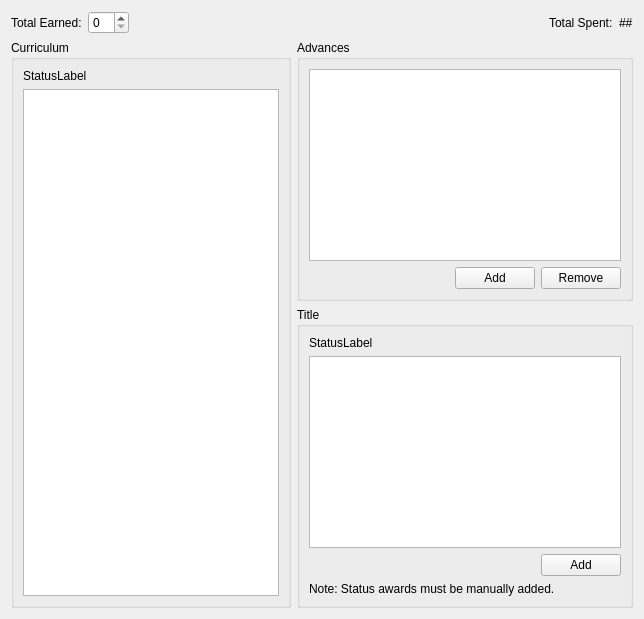
        <widget class="QWidget" name="tab_2">
         <attribute name="title">
          <string>Advancement</string>
         </attribute>
         <layout class="QGridLayout" name="gridLayout_5">
          <item row="0" column="0" colspan="2">
           <layout class="QHBoxLayout" name="horizontalLayout_5">
            <item>
             <widget class="QLabel" name="label_25">
              <property name="text">
               <string>Total Earned:</string>
              </property>
             </widget>
            </item>
            <item>
             <widget class="QSpinBox" name="xpSpinBox"/>
            </item>
            <item>
             <spacer name="horizontalSpacer_7">
              <property name="orientation">
               <enum>Qt::Horizontal</enum>
              </property>
              <property name="sizeHint" stdset="0">
               <size>
                <width>40</width>
                <height>20</height>
               </size>
              </property>
             </spacer>
            </item>
            <item>
             <widget class="QLabel" name="label_13">
              <property name="text">
               <string>Total Spent:</string>
              </property>
             </widget>
            </item>
            <item>
             <widget class="QLabel" name="xpSpentLabel">
              <property name="text">
               <string>##</string>
              </property>
             </widget>
            </item>
           </layout>
          </item>
          <item row="1" column="0" rowspan="2">
           <widget class="QGroupBox" name="groupBox_5">
            <property name="title">
             <string>Curriculum</string>
            </property>
            <layout class="QGridLayout" name="gridLayout_2">
             <item row="1" column="0">
              <widget class="QTableView" name="curriculum_tableView">
               <property name="font">
                <font>
                 <pointsize>9</pointsize>
                </font>
               </property>
               <property name="editTriggers">
                <set>QAbstractItemView::NoEditTriggers</set>
               </property>
               <property name="selectionMode">
                <enum>QAbstractItemView::SingleSelection</enum>
               </property>
               <property name="selectionBehavior">
                <enum>QAbstractItemView::SelectRows</enum>
               </property>
               <attribute name="horizontalHeaderStretchLastSection">
                <bool>true</bool>
               </attribute>
               <attribute name="verticalHeaderVisible">
                <bool>false</bool>
               </attribute>
              </widget>
             </item>
             <item row="0" column="0">
              <widget class="QLabel" name="curric_status_label">
               <property name="text">
                <string>StatusLabel</string>
               </property>
              </widget>
             </item>
            </layout>
           </widget>
          </item>
          <item row="1" column="1">
           <widget class="QGroupBox" name="groupBox_7">
            <property name="title">
             <string>Advances</string>
            </property>
            <layout class="QGridLayout" name="gridLayout_4">
             <item row="1" column="0">
              <spacer name="horizontalSpacer">
               <property name="orientation">
                <enum>Qt::Horizontal</enum>
               </property>
               <property name="sizeHint" stdset="0">
                <size>
                 <width>140</width>
                 <height>20</height>
                </size>
               </property>
              </spacer>
             </item>
             <item row="1" column="1">
              <widget class="QPushButton" name="addadvance_button">
               <property name="text">
                <string>Add</string>
               </property>
              </widget>
             </item>
             <item row="1" column="2">
              <widget class="QPushButton" name="remove_pushButton">
               <property name="text">
                <string>Remove</string>
               </property>
              </widget>
             </item>
             <item row="0" column="0" colspan="3">
              <widget class="QTableView" name="advance_tableView">
               <property name="font">
                <font>
                 <pointsize>9</pointsize>
                </font>
               </property>
               <property name="editTriggers">
                <set>QAbstractItemView::NoEditTriggers</set>
               </property>
               <property name="selectionMode">
                <enum>QAbstractItemView::SingleSelection</enum>
               </property>
               <property name="selectionBehavior">
                <enum>QAbstractItemView::SelectRows</enum>
               </property>
               <attribute name="horizontalHeaderStretchLastSection">
                <bool>true</bool>
               </attribute>
               <attribute name="verticalHeaderVisible">
                <bool>false</bool>
               </attribute>
               <attribute name="verticalHeaderStretchLastSection">
                <bool>false</bool>
               </attribute>
              </widget>
             </item>
            </layout>
           </widget>
          </item>
          <item row="2" column="1">
           <widget class="QGroupBox" name="groupBox_6">
            <property name="title">
             <string>Title</string>
            </property>
            <layout class="QGridLayout" name="gridLayout_3">
             <item row="0" column="0" colspan="2">
              <widget class="QLabel" name="title_status_label">
               <property name="text">
                <string>StatusLabel</string>
               </property>
              </widget>
             </item>
             <item row="1" column="0" colspan="2">
              <widget class="QTableView" name="title_tableview">
               <property name="font">
                <font>
                 <pointsize>9</pointsize>
                </font>
               </property>
               <property name="editTriggers">
                <set>QAbstractItemView::NoEditTriggers</set>
               </property>
               <property name="selectionMode">
                <enum>QAbstractItemView::SingleSelection</enum>
               </property>
               <property name="selectionBehavior">
                <enum>QAbstractItemView::SelectRows</enum>
               </property>
               <attribute name="horizontalHeaderStretchLastSection">
                <bool>true</bool>
               </attribute>
               <attribute name="verticalHeaderVisible">
                <bool>false</bool>
               </attribute>
              </widget>
             </item>
             <item row="2" column="1">
              <widget class="QPushButton" name="addTitle_pushButton">
               <property name="text">
                <string>Add</string>
               </property>
              </widget>
             </item>
             <item row="2" column="0">
              <spacer name="horizontalSpacer_2">
               <property name="orientation">
                <enum>Qt::Horizontal</enum>
               </property>
               <property name="sizeHint" stdset="0">
                <size>
                 <width>40</width>
                 <height>20</height>
                </size>
               </property>
              </spacer>
             </item>
             <item row="3" column="0" colspan="2">
              <widget class="QLabel" name="label_27">
               <property name="text">
                <string>Note: Status awards must be manually added.</string>
               </property>
              </widget>
             </item>
            </layout>
           </widget>
          </item>
         </layout>
        </widget>
